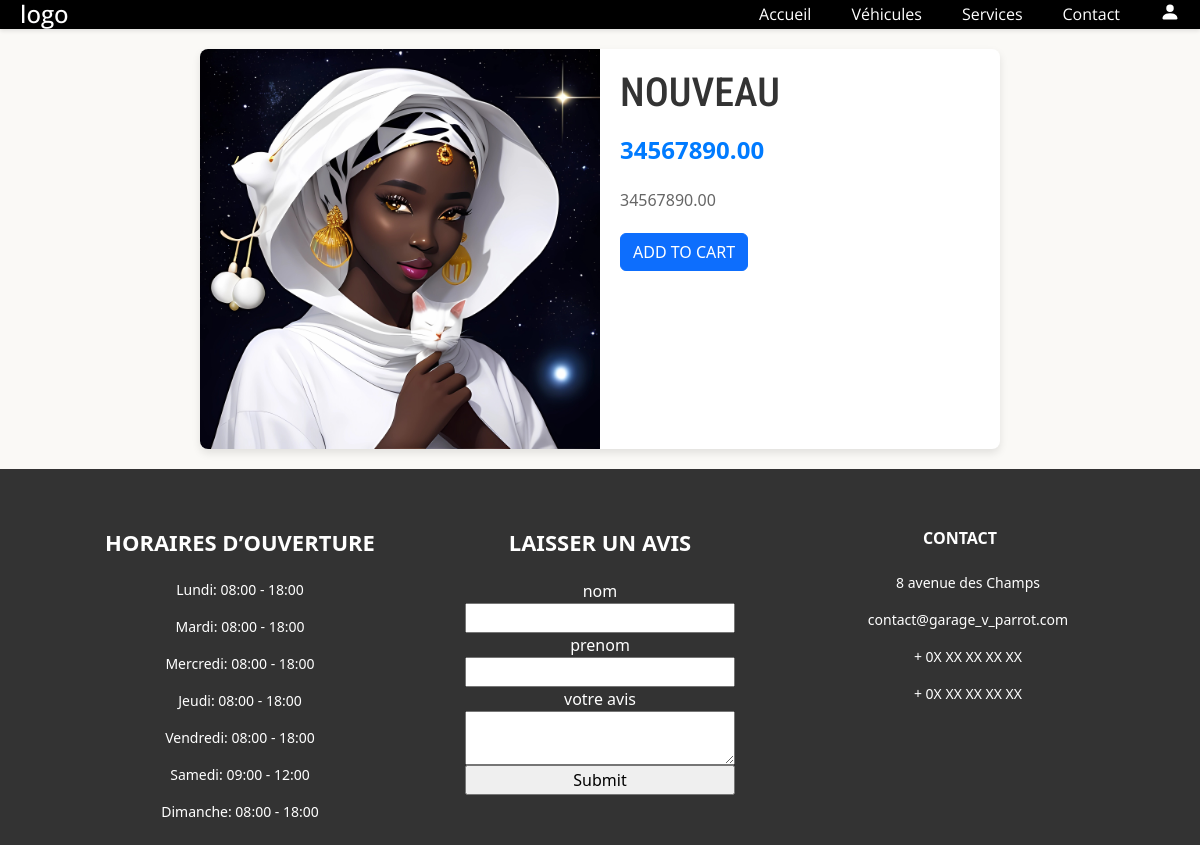
Page /page_details.php?id=1 on the committed database.
### tables this page shows
CREATE TABLE `vehicles` (
  `id` int NOT NULL AUTO_INCREMENT,
  `make` varchar(255) NOT NULL,
  `model` varchar(255) NOT NULL,
  `year` int NOT NULL,
  `mileage` int NOT NULL,
  `price` decimal(10,2) NOT NULL,
  `description` text,
  `image` varchar(255) DEFAULT NULL,
  PRIMARY KEY (`id`)
);

CREATE TABLE `opening_hours` (
  `id` int NOT NULL AUTO_INCREMENT,
  `day` varchar(255) NOT NULL,
  `open_time` time NOT NULL,
  `close_time` time NOT NULL,
  PRIMARY KEY (`id`)
);

### public/page_details.php (the view, shortened to what this page needs)
<?php
require_once "../includes/db.php";
$iddd = $_GET['id'];
$stmt = $pdo->query("SELECT id, make, model, year, mileage, price, description, image FROM vehicles WHERE id = $iddd");
$vehicles = $stmt->fetchAll();
?>
<!DOCTYPE html>
<html lang="en">
<head>
    <link rel="stylesheet" href="../style/header.css">
    <link rel="stylesheet" href="../style/footer.css">
    <link rel="stylesheet" href="../style/details-style.css">
    <link href="https://cdn.jsdelivr.net/npm/bootstrap@5.3.2/dist/css/bootstrap.min.css" rel="stylesheet">
</head>
<body>
    <?php include("../assets/header.php");?>
<?php foreach ($vehicles as $vehicle): ?>
    <div class="product-detail-container">
        <div class="product-detail">
            <div class="product-image">
                <img src="<?php echo '../' . htmlspecialchars($vehicle['image']); ?>" alt="Product Image">
            </div>
            <div class="product-info">
                <h1><?php echo htmlspecialchars($vehicle['make']);?></h1>
                <p class="price"><?php echo htmlspecialchars($vehicle['price']);?></p>
                <p class="description"><?php echo htmlspecialchars($vehicle['description']);?></p>
                <button type="button" class="btn btn-primary">Add to Cart</button>
            </div>
        </div>
    </div>
    <?php endforeach; ?>
    <?php include("../assets/footer.php");?>
</body>
</html>

### assets/footer.php (shortened to what this page needs)
<?php
$stmt = $pdo->query("SELECT day, open_time, close_time FROM opening_hours ORDER BY FIELD(day, 'Lundi', 'Mardi', 'Mercredi', 'Jeudi', 'Vendredi', 'Samedi', 'Dimanche')");
$hours = $stmt->fetchAll();
?>
<footer>
    <div class="footer">
        <div class="footer-horraires col-md-4 col-lg-3 col-xl-3 mx-auto mb-md-0 mb-4">
            <h3 class="text-uppercase fw-bold mb-4">Horaires d’ouverture </h3>
            <?php foreach ($hours as $hour) {
            echo '<p class="horraire">' .htmlspecialchars($hour['day']) . ": " . date('H:i', strtotime($hour['open_time'])) . " - " . date('H:i', strtotime($hour['close_time'])) . '</p>' ;
            }
?>
        </div>
        <div class="footer-avis col-md-4 col-lg-3 col-xl-3 mx-auto mb-md-0 mb-4">
            <h3 class="text-uppercase fw-bold mb-4">laisser un avis</h3>
            <form style="display:flex; flex-direction:column;" method="post">
                <label for="">nom</label>
                <input type="text" name="nom">
                <label for="">prenom</label>
                <input type="text" name="prenom">
                <label for="">votre avis</label>
                <textarea name="commentaire" id=""></textarea>
                <input type="submit">
            </form>
        </div>
        <div class="col-md-4 col-lg-3 col-xl-3 mx-auto mb-md-0 mb-4">
          <h6 class="text-uppercase fw-bold mb-4">Contact</h6>
          <p><i class="fas fa-home me-3"></i> 8 avenue des Champs</p>
          <p>
            contact@garage_v_parrot.com
          </p>
          <p><i class="fas fa-phone me-3"></i> + 0X XX XX XX XX</p>
          <p><i class="fas fa-print me-3"></i> + 0X XX XX XX XX</p>
        </div>
    </div>
</footer>

### style/footer.css (style rules this page uses)
footer { background-color: #242424; color: white !important; }
.footer { width: 100%; height: 356px; display: flex; justify-content: space-between; padding: 50px; }
.footer p { font-size: 14px; }
.footer h3 { font-size: 22px; }

### style/details-style.css (style rules this page uses)
body { font-family: 'Open Sans', sans-serif; margin: 0; background-color: #FAF9F6 !important; }
.product-detail-container { display: flex; flex-direction: column; align-items: center; margin-top: 20px; }
.product-detail { background-color: #fff; border-radius: 8px; box-shadow: 0 4px 8px rgba(0, 0, 0, 0.1); display: flex; flex-direction: row; max-width: 800px; width: 100%; overflow: hidden; margin-bottom: 20px; }
.product-image img { width: 100%; max-width: 400px; object-fit: cover; }
.product-info { padding: 20px; flex: 1; }
.product-info h1 { color: #333; font-family: 'Roboto Condensed', sans-serif; margin-bottom: 15px; }
.price { font-size: 24px; color: #007bff; font-weight: bold; margin-bottom: 20px; }
.description { font-size: 16px; line-height: 1.6; color: #666; margin-bottom: 20px; }
.btn-primary { background-color: #007bff; border: none; padding: 10px 20px; font-size: 16px; color: white; border-radius: 5px; cursor: pointer; text-transform: uppercase; transition: background-color 0.2s ease-in-out; }
footer { background-color: #333; color: #fff; text-align: center; padding: 10px; position: relative; bottom: 0; width: 100%; }

### rows in the picture
vehicles: image (picture), make "NOUVEAU", price "34567890.00", description "34567890.00"
opening_hours: day "Lundi", open_time "08:00", close_time "18:00"
opening_hours: day "Mardi", open_time "08:00", close_time "18:00"
opening_hours: day "Mercredi", open_time "08:00", close_time "18:00"
opening_hours: day "Jeudi", open_time "08:00", close_time "18:00"
opening_hours: day "Vendredi", open_time "08:00", close_time "18:00"
opening_hours: day "Samedi", open_time "09:00", close_time "12:00"
opening_hours: day "Dimanche", open_time "08:00", close_time "18:00"
